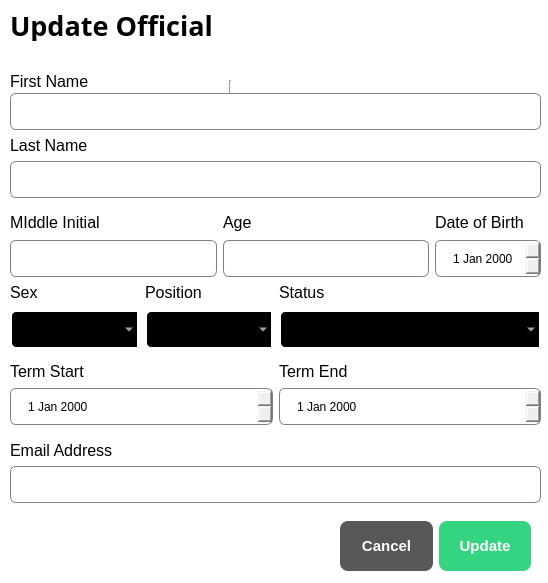
<?xml version="1.0" encoding="UTF-8"?>
<ui version="4.0">
 <class>Dialog</class>
 <widget class="QDialog" name="Dialog">
  <property name="geometry">
   <rect>
    <x>0</x>
    <y>0</y>
    <width>548</width>
    <height>583</height>
   </rect>
  </property>
  <property name="windowTitle">
   <string>Dialog</string>
  </property>
  <property name="styleSheet">
   <string notr="true">QDialog{
 
background-color:white;

}

QLineEdit{

border: 1px solid gray;
border-radius:6px;
padding-left: 15px;
height: 35px;
}

QDateEdit{ 
border: 1px solid gray;
border-radius:6px;
padding-left: 15px;
height: 35px;
}

QComboBox{ 
border: 2px solid white;
border-radius:6px;
padding-left: 1px 18px 1px 3px;
height: 35px;
background-color:black;
color:white;
padding-left:15px;
selection-background-color: #298089;
}</string>
  </property>
  <widget class="QWidget" name="layoutWidget">
   <property name="geometry">
    <rect>
     <x>10</x>
     <y>280</y>
     <width>531</width>
     <height>69</height>
    </rect>
   </property>
   <layout class="QHBoxLayout" name="horizontalLayout_2">
    <item>
     <layout class="QHBoxLayout" name="horizontalLayout_5">
      <item>
       <layout class="QVBoxLayout" name="verticalLayout_16">
        <item>
         <widget class="QLabel" name="label_16">
          <property name="font">
           <font>
            <family>Arial</family>
            <pointsize>12</pointsize>
           </font>
          </property>
          <property name="text">
           <string>Sex</string>
          </property>
         </widget>
        </item>
        <item>
         <widget class="QComboBox" name="update_sex_official_set">
          <item>
           <property name="text">
            <string/>
           </property>
          </item>
          <item>
           <property name="text">
            <string>Male</string>
           </property>
          </item>
          <item>
           <property name="text">
            <string>Female</string>
           </property>
          </item>
         </widget>
        </item>
       </layout>
      </item>
      <item>
       <layout class="QVBoxLayout" name="verticalLayout_17">
        <item>
         <widget class="QLabel" name="label_17">
          <property name="font">
           <font>
            <family>Arial</family>
            <pointsize>12</pointsize>
           </font>
          </property>
          <property name="text">
           <string>Position</string>
          </property>
         </widget>
        </item>
        <item>
         <widget class="QComboBox" name="update_pos_official_set">
          <property name="styleSheet">
           <string notr="true"/>
          </property>
          <item>
           <property name="text">
            <string/>
           </property>
          </item>
          <item>
           <property name="text">
            <string>Captain</string>
           </property>
          </item>
          <item>
           <property name="text">
            <string>Councilor</string>
           </property>
          </item>
          <item>
           <property name="text">
            <string>Kagawad</string>
           </property>
          </item>
          <item>
           <property name="text">
            <string>Sk Kagawad</string>
           </property>
          </item>
          <item>
           <property name="text">
            <string>Tanod</string>
           </property>
          </item>
         </widget>
        </item>
       </layout>
      </item>
     </layout>
    </item>
    <item>
     <layout class="QVBoxLayout" name="verticalLayout_20">
      <item>
       <widget class="QLabel" name="label_20">
        <property name="font">
         <font>
          <family>Arial</family>
          <pointsize>12</pointsize>
         </font>
        </property>
        <property name="text">
         <string>Status</string>
        </property>
       </widget>
      </item>
      <item>
       <widget class="QComboBox" name="update_status_official_set">
        <item>
         <property name="text">
          <string/>
         </property>
        </item>
        <item>
         <property name="text">
          <string>Single</string>
         </property>
        </item>
        <item>
         <property name="text">
          <string>Married</string>
         </property>
        </item>
        <item>
         <property name="text">
          <string>Divorced</string>
         </property>
        </item>
        <item>
         <property name="text">
          <string>Separated</string>
         </property>
        </item>
        <item>
         <property name="text">
          <string>Widowed</string>
         </property>
        </item>
       </widget>
      </item>
     </layout>
    </item>
   </layout>
  </widget>
  <widget class="QWidget" name="layoutWidget_2">
   <property name="geometry">
    <rect>
     <x>10</x>
     <y>210</y>
     <width>531</width>
     <height>67</height>
    </rect>
   </property>
   <layout class="QHBoxLayout" name="horizontalLayout">
    <item>
     <layout class="QVBoxLayout" name="verticalLayout_18">
      <item>
       <widget class="QLabel" name="label_18">
        <property name="font">
         <font>
          <family>Arial</family>
          <pointsize>12</pointsize>
         </font>
        </property>
        <property name="text">
         <string>MIddle Initial</string>
        </property>
       </widget>
      </item>
      <item>
       <widget class="QLineEdit" name="update_mid_official"/>
      </item>
     </layout>
    </item>
    <item>
     <layout class="QVBoxLayout" name="verticalLayout_9">
      <item>
       <widget class="QLabel" name="label_10">
        <property name="font">
         <font>
          <family>Arial</family>
          <pointsize>12</pointsize>
         </font>
        </property>
        <property name="text">
         <string>Age</string>
        </property>
       </widget>
      </item>
      <item>
       <widget class="QLineEdit" name="update_age_official"/>
      </item>
     </layout>
    </item>
    <item>
     <layout class="QVBoxLayout" name="verticalLayout_10">
      <item>
       <widget class="QLabel" name="label_11">
        <property name="font">
         <font>
          <family>Arial</family>
          <pointsize>12</pointsize>
         </font>
        </property>
        <property name="text">
         <string>Date of Birth</string>
        </property>
       </widget>
      </item>
      <item>
       <widget class="QDateEdit" name="update_dob_official_set">
        <property name="minimumSize">
         <size>
          <width>100</width>
          <height>0</height>
         </size>
        </property>
       </widget>
      </item>
     </layout>
    </item>
   </layout>
  </widget>
  <widget class="QWidget" name="layoutWidget_8">
   <property name="geometry">
    <rect>
     <x>340</x>
     <y>520</y>
     <width>191</width>
     <height>52</height>
    </rect>
   </property>
   <layout class="QHBoxLayout" name="horizontalLayout_6">
    <item>
     <widget class="QPushButton" name="btn_cancel_update">
      <property name="minimumSize">
       <size>
        <width>0</width>
        <height>50</height>
       </size>
      </property>
      <property name="baseSize">
       <size>
        <width>0</width>
        <height>50</height>
       </size>
      </property>
      <property name="styleSheet">
       <string notr="true">QPushButton{
 background-color: #585858;
 color:white;
border:none;
border-radius:8px;
font-weight: bold;
font-size: 15px;
}</string>
      </property>
      <property name="text">
       <string>Cancel</string>
      </property>
      <property name="checkable">
       <bool>true</bool>
      </property>
      <property name="autoExclusive">
       <bool>true</bool>
      </property>
     </widget>
    </item>
    <item>
     <widget class="QPushButton" name="btn_update_official">
      <property name="minimumSize">
       <size>
        <width>0</width>
        <height>50</height>
       </size>
      </property>
      <property name="baseSize">
       <size>
        <width>0</width>
        <height>50</height>
       </size>
      </property>
      <property name="styleSheet">
       <string notr="true">QPushButton{
 background-color: #34D481;
 color:white;
border:none;
border-radius:8px;
font-weight: bold;
font-size: 15px;
}</string>
      </property>
      <property name="text">
       <string>Update</string>
      </property>
      <property name="checkable">
       <bool>true</bool>
      </property>
      <property name="autoExclusive">
       <bool>true</bool>
      </property>
     </widget>
    </item>
   </layout>
  </widget>
  <widget class="QLabel" name="label_12">
   <property name="geometry">
    <rect>
     <x>10</x>
     <y>10</y>
     <width>261</width>
     <height>31</height>
    </rect>
   </property>
   <property name="font">
    <font>
     <family>Arial Rounded MT</family>
     <pointsize>20</pointsize>
     <bold>true</bold>
    </font>
   </property>
   <property name="text">
    <string>Update Official</string>
   </property>
  </widget>
  <widget class="QWidget" name="layoutWidget_3">
   <property name="geometry">
    <rect>
     <x>10</x>
     <y>440</y>
     <width>531</width>
     <height>63</height>
    </rect>
   </property>
   <layout class="QVBoxLayout" name="verticalLayout_22">
    <item>
     <widget class="QLabel" name="label_22">
      <property name="font">
       <font>
        <family>Arial</family>
        <pointsize>12</pointsize>
       </font>
      </property>
      <property name="text">
       <string>Email Address</string>
      </property>
     </widget>
    </item>
    <item>
     <widget class="QLineEdit" name="update_email_official"/>
    </item>
   </layout>
  </widget>
  <widget class="Line" name="line_2">
   <property name="geometry">
    <rect>
     <x>-40</x>
     <y>80</y>
     <width>541</width>
     <height>21</height>
    </rect>
   </property>
   <property name="orientation">
    <enum>Qt::Orientation::Vertical</enum>
   </property>
  </widget>
  <widget class="QWidget" name="layoutWidget_4">
   <property name="geometry">
    <rect>
     <x>10</x>
     <y>360</y>
     <width>531</width>
     <height>65</height>
    </rect>
   </property>
   <layout class="QHBoxLayout" name="horizontalLayout_3">
    <item>
     <layout class="QVBoxLayout" name="verticalLayout_7">
      <item>
       <widget class="QLabel" name="label_8">
        <property name="font">
         <font>
          <family>Arial</family>
          <pointsize>12</pointsize>
         </font>
        </property>
        <property name="text">
         <string>Term Start</string>
        </property>
       </widget>
      </item>
      <item>
       <widget class="QDateEdit" name="update_start_official"/>
      </item>
     </layout>
    </item>
    <item>
     <layout class="QVBoxLayout" name="verticalLayout_8">
      <item>
       <widget class="QLabel" name="label_9">
        <property name="font">
         <font>
          <family>Arial</family>
          <pointsize>12</pointsize>
         </font>
        </property>
        <property name="text">
         <string>Term End</string>
        </property>
       </widget>
      </item>
      <item>
       <widget class="QDateEdit" name="update_end_official"/>
      </item>
     </layout>
    </item>
   </layout>
  </widget>
  <widget class="QWidget" name="layoutWidget_5">
   <property name="geometry">
    <rect>
     <x>10</x>
     <y>70</y>
     <width>531</width>
     <height>128</height>
    </rect>
   </property>
   <layout class="QVBoxLayout" name="verticalLayout">
    <item>
     <layout class="QVBoxLayout" name="verticalLayout_13">
      <property name="spacing">
       <number>0</number>
      </property>
      <item>
       <widget class="QLabel" name="label_13">
        <property name="font">
         <font>
          <family>Arial</family>
          <pointsize>12</pointsize>
         </font>
        </property>
        <property name="text">
         <string>First Name</string>
        </property>
       </widget>
      </item>
      <item>
       <widget class="QLineEdit" name="update_fname_official"/>
      </item>
     </layout>
    </item>
    <item>
     <layout class="QVBoxLayout" name="verticalLayout_14">
      <item>
       <widget class="QLabel" name="label_14">
        <property name="font">
         <font>
          <family>Arial</family>
          <pointsize>12</pointsize>
         </font>
        </property>
        <property name="text">
         <string>Last Name</string>
        </property>
       </widget>
      </item>
      <item>
       <widget class="QLineEdit" name="update_lname_official"/>
      </item>
     </layout>
    </item>
   </layout>
  </widget>
 </widget>
 <resources/>
 <connections>
  <connection>
   <sender>btn_update_official</sender>
   <signal>toggled(bool)</signal>
   <receiver>Dialog</receiver>
   <slot>close()</slot>
   <hints>
    <hint type="sourcelabel">
     <x>481</x>
     <y>547</y>
    </hint>
    <hint type="destinationlabel">
     <x>491</x>
     <y>672</y>
    </hint>
   </hints>
  </connection>
  <connection>
   <sender>btn_cancel_update</sender>
   <signal>toggled(bool)</signal>
   <receiver>Dialog</receiver>
   <slot>close()</slot>
   <hints>
    <hint type="sourcelabel">
     <x>383</x>
     <y>549</y>
    </hint>
    <hint type="destinationlabel">
     <x>392</x>
     <y>656</y>
    </hint>
   </hints>
  </connection>
 </connections>
</ui>
